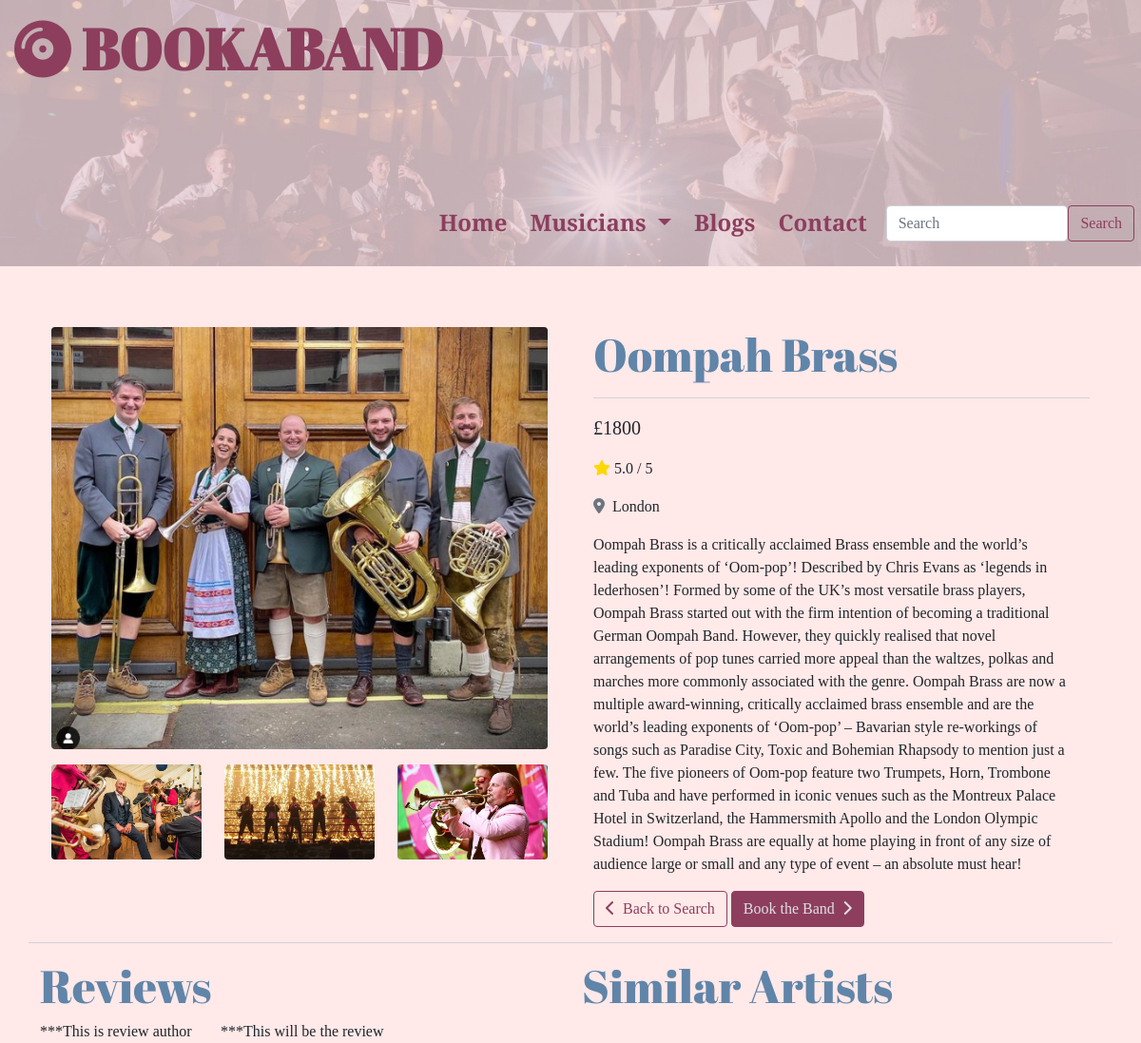
/bands/2/, run on an earlier commit of the app's database.
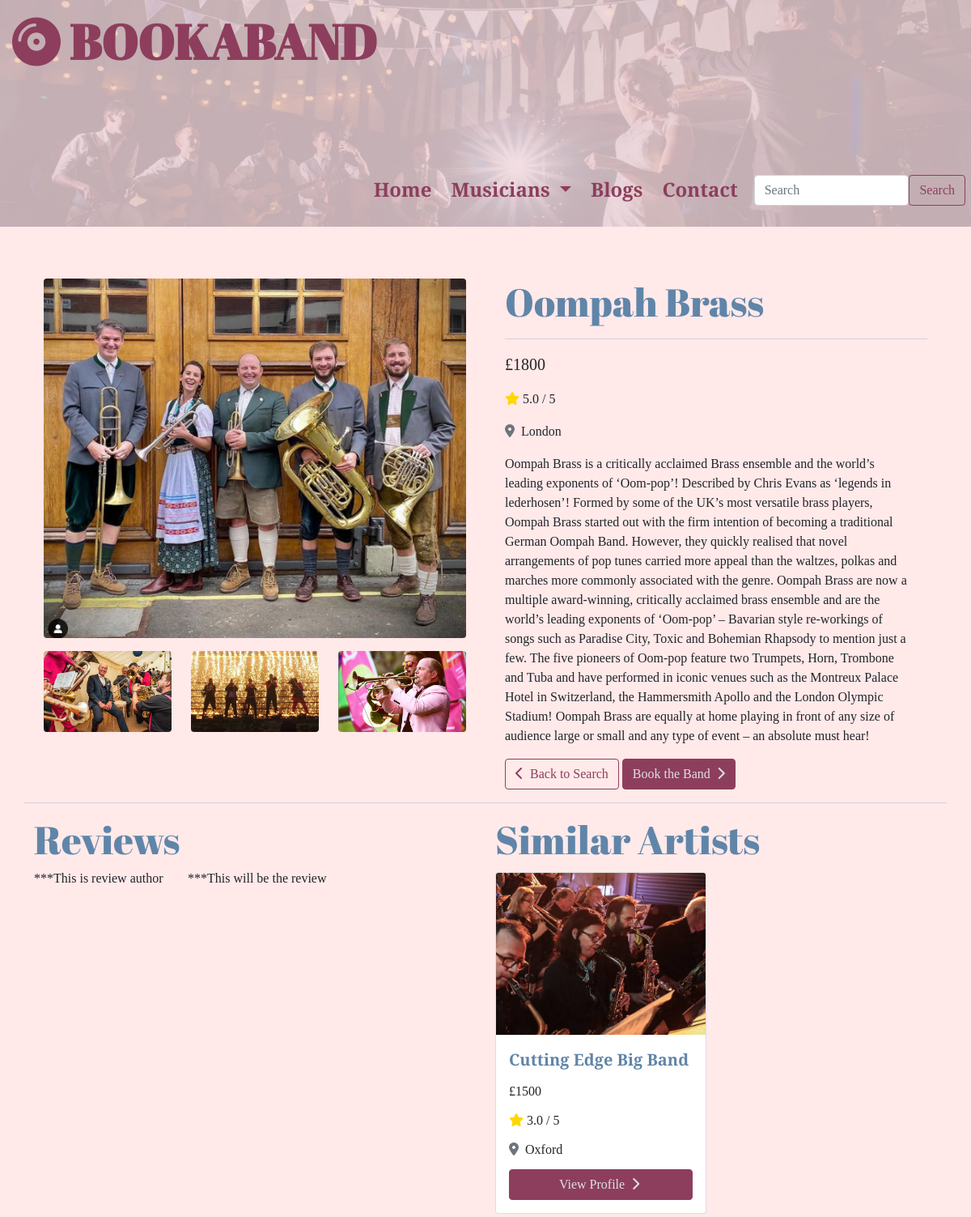
And on a later commit of the database.
### bands/models.py (models this page shows, shortened)
class Band(models.Model):
    category = models.ForeignKey(
        'Category', null=True, blank=True, on_delete=models.SET_NULL)
    name = models.CharField(max_length=24)
    price = models.IntegerField()
    rating = models.DecimalField(max_digits=2, decimal_places=1)
    location = models.CharField(max_length=18)
    image_one = models.ImageField(null=True, blank=True)
    image_two = models.ImageField(null=True, blank=True)
    image_three = models.ImageField(null=True, blank=True)
    image_four = models.ImageField(null=True, blank=True)
    biography = models.TextField()

### bands/views.py (the view)
# urls.py: path('<int:band_id>/', views.band_profile, name='band_profile'),
def band_profile(request, band_id):
    band = get_object_or_404(Band, pk=band_id)
    random_bands = Band.objects.all().filter(
        category=band.category).exclude(pk=band_id).order_by('?')[:4]
    context = {
        'band': band,
        'random_bands': random_bands,
    }
    return render(request, 'bands/band_profile.html', context)

### bands/templates/bands/band_profile.html (shortened to what this page needs)
{% extends "base.html" %}
{% load static %}
{% block extra_css %}
<link rel="stylesheet" href="{% static 'bands/css/band-profile.css' %}">
{% endblock %}
{% block content %}
<div class="row mt-5">
  <div class="col-12 col-lg-6 px-4 py-3">
    {% if band.image_one %}
    <img src="{{ band.image_one.url }}" alt="" class="profile-main-img rounded" id="image-one">
    {% else %}
    <img
      src="https://mikestaff.com/wp-content/uploads/2020/12/bride-and-groom-dancing-with-guest-at-wedding-reception.jpg"
      class="profile-main-img rounded" alt="{{ band.name }}">
    {% endif %}
    <div class="row mt-3">
      <div class="col-4">
        {% if band.image_two %}
        <img src="{{ band.image_two.url }}" alt="" class="profile-sm-img rounded" id="image-two">
        {% endif %}
      </div>
      <div class="col-4">
        {% if band.image_three %}
        <img src="{{ band.image_three.url }}" alt="" class="profile-sm-img rounded" id="image-three">
        {% endif %}
      </div>
      <div class="col-4">
        {% if band.image_four %}
        <img src="{{ band.image_four.url }}" alt="" class="profile-sm-img rounded" id="image-four">
        {% endif %}
      </div>
    </div>
  </div>
  <div class="col-12 col-lg-6 px-4 py-3">
    <h2 class="text-d-blue">{{ band.name }}</h2>
    <hr>
    <div class="band-price">
      <p>£{{ band.price }}</p>
    </div>
    <div class="band-rating">
      <p><i class="fas fa-star"></i> {{ band.rating }} / 5</p>
    </div>
    <div class="band-location">
      <p class=""><i class="text-muted fas fa-map-marker-alt pe-1"></i> {{ band.location }}</p>
    </div>
    <div class="band-biog">
      <p>{{ band.biography }}</p>
    </div>
    <div class=" profile-buttons">
      <a href="{% url 'all_bands' %}" class="btn btn-secondary"><i class="fas fa-chevron-left pe-2"></i>Back to
        Search</a>
      <a href="{% url 'new_booking' band.id %}" class="btn btn-primary">Book the Band<i class="fas fa-chevron-right ps-2"></i></a>
    </div>
  </div>
  <hr>
</div>
<div class="row">
  <div class="col-12 col-lg-6">
    <h2 class="text-d-blue">Reviews</h2>
    <div class="row">
      <div class="col-12 col-lg-4">
        ***This is review author
      </div>
      <div class="col-12 col-lg-8">
        ***This will be the review
      </div>
    </div>
  </div>
  <div class="col-12 col-lg-6">
    <h2 class="text-d-blue">Similar Artists</h2>
    <div class="row">
      {% for random_band in random_bands %}
      <div class="col-6">
        <div class="card my-1">
          {% if random_band.image_one %}
          <img src="{{ random_band.image_one.url }}" class="card-img-top" alt="{{ random_band.name }}">
          {% else %}
          <img
            src="https://mikestaff.com/wp-content/uploads/2020/12/bride-and-groom-dancing-with-guest-at-wedding-reception.jpg"
            class="card-img-top" alt="Generic wedding photo">
          {% endif %}
          <div class="card-body">
            <p class="card-title m-0 text-d-blue">{{ random_band.name }}</p>
            <p class="card-text m-0">£{{ random_band.price }}</p>
            <p class="card-text m-0"><i class="fas fa-star"></i> {{ random_band.rating }} / 5</p>
            <p class="card-text m-0"><i class="text-muted fas fa-map-marker-alt pe-1"></i> {{ random_band.location }}
            </p>
            <a href="{% url 'band_profile' random_band.id %}" class="btn btn-primary">View Profile <i
                class="fas fa-chevron-right px-1"></i></a>
          </div>
        </div>
      </div>
      {% endfor %}
    </div>
  </div>
</div>
{% endblock %}

### templates/base.html (shortened to what this page needs)
{% load static %}
<!doctype html>
<html lang="en">
<head>
  <link href="https://cdn.jsdelivr.net/npm/bootstrap@5.1.0/dist/css/bootstrap.min.css" rel="stylesheet"
>
  <link rel="stylesheet" href="{% static 'css/base.css' %}">
  {% block extra_css %}
  {% endblock %}
</head>
<body>
  <header>
    <div class="container-fluid nav-bar d-block d-lg-flex">
      <div class="logo">
        <a href="#">
          <h1><i class="fas fa-compact-disc"></i> <strong>BOOKABAND</strong>
          </h1>
        </a>
      </div>
      <nav class="navbar-expand-lg navbar-light">
        <div class="collapse navbar-collapse" id="mobile-nav">
          <ul class="navbar-nav">
            <li class="nav-item">
              <a href="#">Home</a>
            </li>
            <li class="nav-item dropdown d-none d-lg-block">
              <a class="dropdown-toggle" href="#" id="navbarDropdown" role="button" data-bs-toggle="dropdown"
                aria-expanded="false">
                Musicians
              </a>
            </li>
            <li class="nav-item">
              <a href="#">Blogs</a>
            </li>
            <li class="nav-item">
              <a href="#">Contact</a>
            </li>
          </ul>
          <form class="d-flex mx-2" method="GET" action="{% url 'all_bands' %}">
            <input class="form-control" type="text" name="q" placeholder="Search" aria-label="Search">
            <button class="btn btn-secondary" type="submit">Search</button>
          </form>
        </div>
      </nav>
    </div>
  </header>
  <div class="container">
    {% block content %}
    {% endblock %}
  </div>
</body>
</html>

### static/css/base.css (style rules this page uses)
html { height: 100%; }
body { font-family: 'Playfair Display', serif; background: #ffe9e9; }
.text-d-blue { color: #6085A9; }
.btn-primary { color: #E0E0E6; background-color: #8d3e5d; border: 1px solid #8d3e5d; }
.btn-secondary { border-color: #8d3e5d; color: #8d3e5d; background-color: transparent; }
hr { color: #6085A9; border: 0; margin: 16px 0px; }
h2 { font-family: 'Abril Fatface', cursive; font-size: 48px; }
.nav-bar { background: url('/media/navbar_img.jpg') no-repeat left center; background-size: cover; height: 280px; width: 100%; padding: 15px; }
.logo a { text-decoration: none; white-space: nowrap; }
.logo h1 { font-family: 'Abril Fatface', cursive; font-size: 60px; color: #8d3e5d; }
.nav-item { padding: 12px; font-size: 24px; }
.nav-item a, .nav-item a button { text-decoration: none; color: #8d3e5d; font-weight: 600; }
.navbar-light { color: black; }
nav { margin-top: auto; margin-left: auto; }
.navbar-collapse { margin-top: 12px; margin-right: -16px; margin-left: -16px; }
.card-body { display: flex; flex-direction: column; justify-content: space-between; height: 220px; }
.card-img-top { height: 200px; object-fit: cover; overflow: hidden; }
.card-title { font-size: 20px; font-weight: 600; overflow: hidden; }
.fa-star { color: #FFD700; }

### bands/static/bands/css/band-profile.css (style rules this page uses)
.profile-main-img { width: 100%; object-fit: cover; overflow: hidden; }
.profile-sm-img { height: 90px; width: 100%; object-fit: cover; overflow: hidden; }
.band-price { font-size: 20px; }
.band-biog { max-width: 500px; }
@media screen and (min-width: 768px) { .profile-sm-img { height: 140px; } }
@media screen and (min-width: 992px) { .profile-sm-img { height: 100px; } }

What changed in the data, as far as the page shows it:
added Band: image_one (picture), name "Cutting Edge Big Band", price "1500", rating "3.0", location "Oxford"
